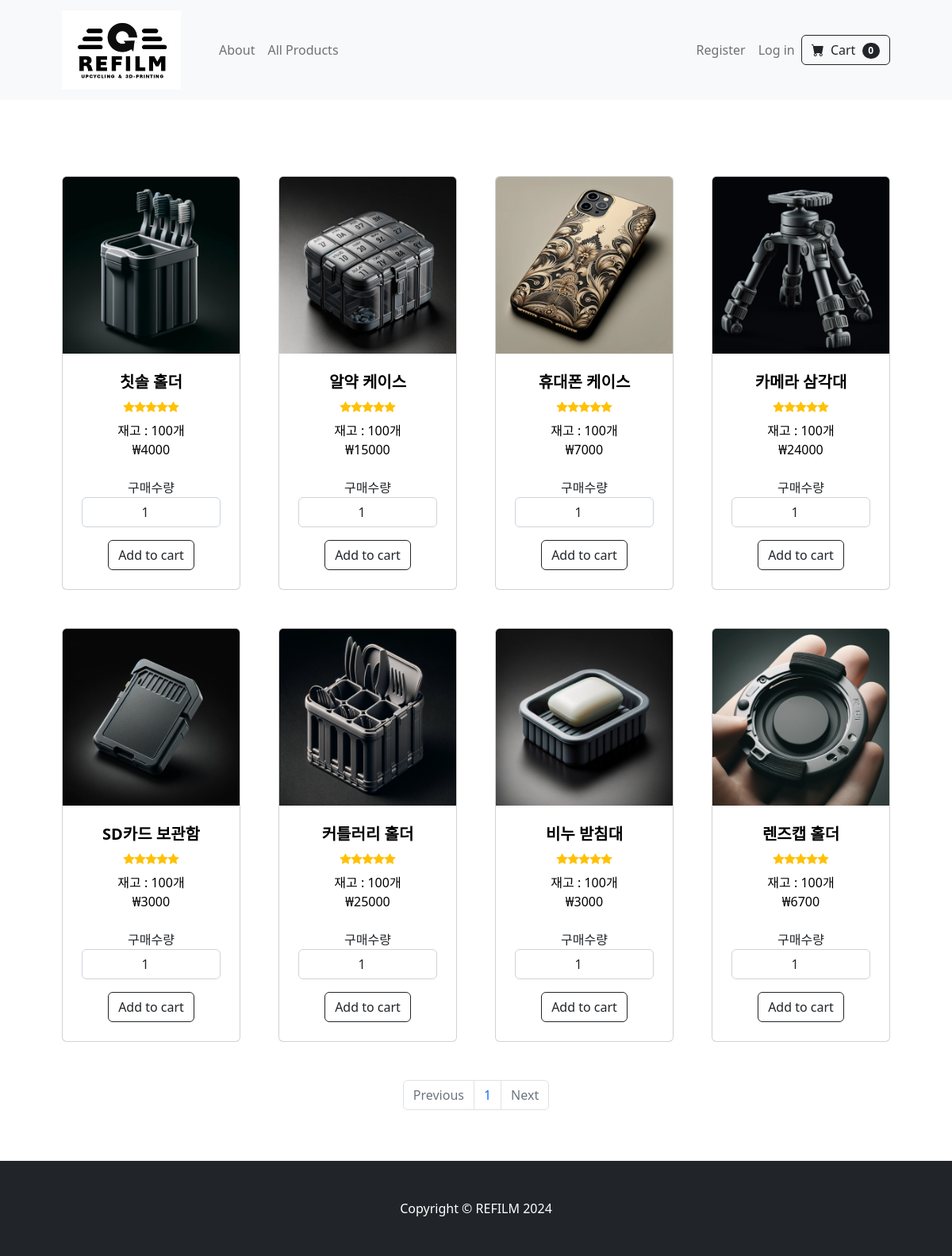
The app's page /all_products with its own data.
### tables this page shows
CREATE TABLE products (id INTEGER PRIMARY KEY AUTOINCREMENT NOT NULL, productname TEXT NOT NULL, quantity INTEGER NOT NULL, price INTEGER NOT NULL, image_extension TEXT);

### app.py (the view)
@app.route('/all_products')
def all_products():
    page = int(request.args.get('page', 1))
    product_id = db.execute("SELECT id FROM products")
    product_name = db.execute("SELECT productname FROM products")
    quantity = db.execute("SELECT quantity FROM products")
    price = db.execute("SELECT price FROM products")
    image_extension = db.execute("SELECT image_extension FROM products")
    length = len(product_id)
    products = []
    for i in range(length):
        products.append({"product_name": product_name[i]["productname"], "quantity": quantity[i]["quantity"], "price": price[i]["price"], "product_id":int(product_id[i]["id"]), "image_extension": image_extension[i]["image_extension"]})
    products = list(reversed(products))
    start = (page - 1) * PER_PAGE_PRODUCTS
    end = start + PER_PAGE_PRODUCTS
    products = products[start:end]
    pagination_links = []
    total_pages = (length // PER_PAGE_PRODUCTS) + (length % PER_PAGE_PRODUCTS > 0)
    for num in range(1, total_pages + 1):
        link = url_for('all_products', page=num)  # Generate URL for each page
        pagination_links.append(link)
    return render_template('all_products.html', products = products, pagination_links=pagination_links, page=page)

### templates/all_products.html (shortened to what this page needs)
{% extends "layout.html" %}
{% block content %}
        <section class="py-5">
            <div class="container px-4 px-lg-5 mt-5">
                <div class="row gx-4 gx-lg-5 row-cols-2 row-cols-md-3 row-cols-xl-4 justify-content-center">
                    {% for product in products %}
                        <div class="col mb-5">
                            <div class="card h-100">
                                <a style="color: black; text-decoration:none" href="/product1">
                                    <img class="card-img-top" src="/static/product_images/product{{ product.product_id }}.{{ product.image_extension }}" alt="..." />
                                    <div class="card-body p-4">
                                        <div class="text-center">
                                            <h5 class="fw-bolder">{{ product.product_name }}</h5>
                                            <div class="d-flex justify-content-center small text-warning mb-2">
                                                <div class="bi-star-fill"></div>
                                                <div class="bi-star-fill"></div>
                                                <div class="bi-star-fill"></div>
                                                <div class="bi-star-fill"></div>
                                                <div class="bi-star-fill"></div>
                                            </div>
                                            재고 : {{ product.quantity }}개
                                            <br>₩{{ product.price }}
                                        </div>
                                    </div>
                                </a>
                                <form action="/add_to_cart/{{ product.product_id }}" method="post">
                                    <div class="card-footer p-4 pt-0 border-top-0 bg-transparent">
                                        <div class="text-center">
                                            구매수량 <input type="number" name="quantity" value="1" min="1" max="{{ product.quantity }}" class="form-control text-center mb-3" required>
                                            <button type="submit" class="btn btn-outline-dark mt-auto">Add to cart</button>
                                        </div>
                                    </div>
                                </form>
                            </div>
                        </div>
                    {% endfor %}
                </div>
                <nav aria-label="Page navigation">
                    <ul class="pagination justify-content-center">
                        {% if page == 1 %}
                            <li class="page-item disabled">
                                <a class="page-link">Previous</a>
                            </li>
                        {% else %}
                            <li class="page-item">
                                <a class="page-link" href="{{ url_for('all_products', page=page-1) }}">Previous</a>
                            </li>
                        {% endif %}
                        {% for link in pagination_links %}
                            <li class="page-item">
                                <a class="page-link" href="{{ link }}">{{ loop.index }}</a>
                            </li>
                        {% endfor %}
                        {% if page >= pagination_links|length %}
                            <li class="page-item disabled">
                                <a class="page-link">Next</a>
                            </li>
                        {% else %}
                            <li class="page-item">
                                <a class="page-link" href="{{ url_for('all_products', page= page + 1) }}">Next</a>
                            </li>
                        {% endif %}
                    </ul>
                </nav>
            </div>
        </section>
{% endblock %}

### records on screen
products: image_extension (picture), product_name "칫솔 홀더", price "4000"
products: image_extension (picture), product_name "알약 케이스", price "15000"
products: image_extension (picture), product_name "휴대폰 케이스", price "7000"
products: image_extension (picture), product_name "카메라 삼각대", price "24000"
products: image_extension (picture), product_name "SD카드 보관함", price "3000"
products: image_extension (picture), product_name "커틀러리 홀더", price "25000"
products: image_extension (picture), product_name "비누 받침대", price "3000"
products: image_extension (picture), product_name "렌즈캡 홀더", price "6700"

### other values on screen
{{ product.quantity }} "100" "100" "100" "100" "100" "100" "100" "100"
